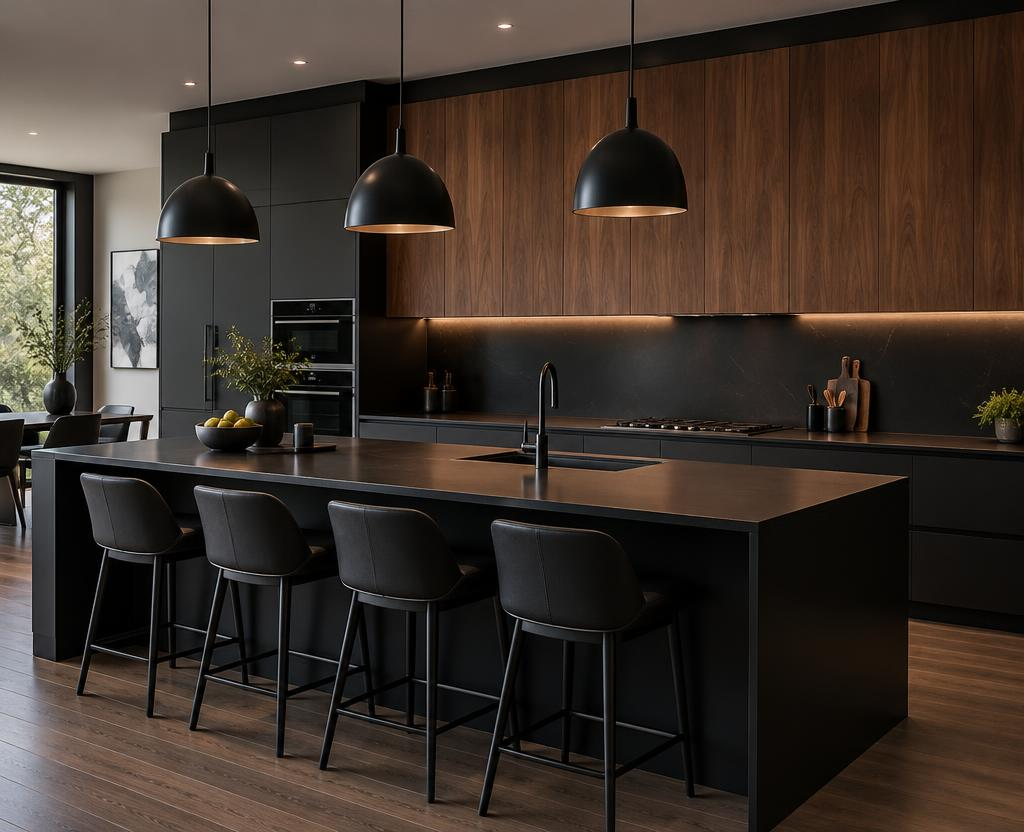
#> input picture src/assets/black-kitchen.jpg, 1024 x 832 px
$ python hero-board-edit.py ../src/assets/black-kitchen.jpg ../src/assets/contact-samples.jpg ../src/assets/contact-samples.jpg
#> lines starting #> are read from the running program, lines starting #| are printed output that depends on the picture
# Source: the original hero photo, IMG.homeHero in src/lib/site-data.ts (1670 x 942 PNG).
# Writes public/images/home-hero.webp: python scripts/hero-board-edit.py ORIGINAL.png public/images/home-hero.webp PREVIEW.png
# Needs numpy, pillow and opencv-python.
"""Lower the Washed Oakwood board's top edge in the home hero photo to Classic Walnut's line.
usage: python edit_hero.py SRC OUT.webp PREVIEW.png"""
import sys, numpy as np, cv2
from PIL import Image
src, out, preview = sys.argv[1], sys.argv[2], sys.argv[3]
a = np.asarray(Image.open(src).convert("RGB")).astype(np.float32)
H, W, _ = a.shape
#> H = 832; W = 1024
L = a.mean(-1)
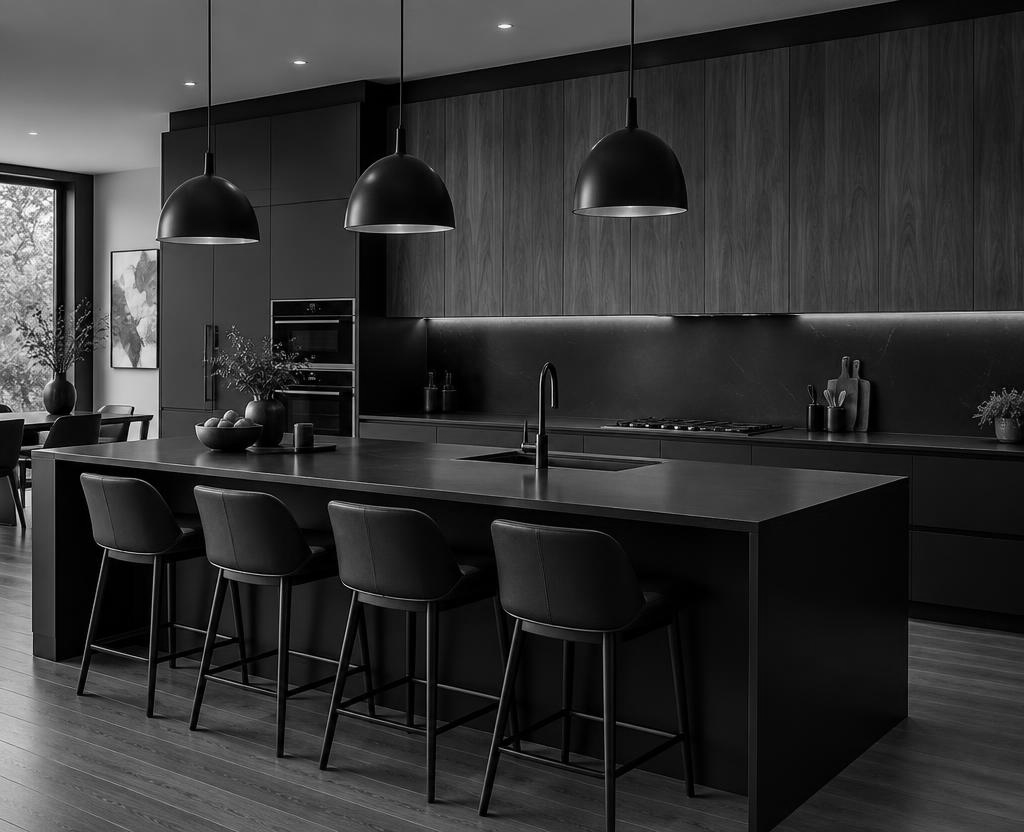
#> L: shape (832, 1024) float32; min 0, max 255, mean 51.3
X0, X1 = 192, 423                      # board's first and last columns
PAD_L, PAD_R = 10, 3                   # the board's dark edge lines and soft shadow just outside it
def board_top(x):
#> called with x = 192
    col = L[:, x]
#> col = 832 values, max 248 at index 84, min 0 at index 514, mean 57.53
    for y in range(150, 400):
        if col[y] > 170 and col[y+3] > 170 and col[y+6] > 170: return y
#> (the run stopped early here; a loop or call above may not have finished)

$ run again, on src/assets/sage-kitchen.jpg
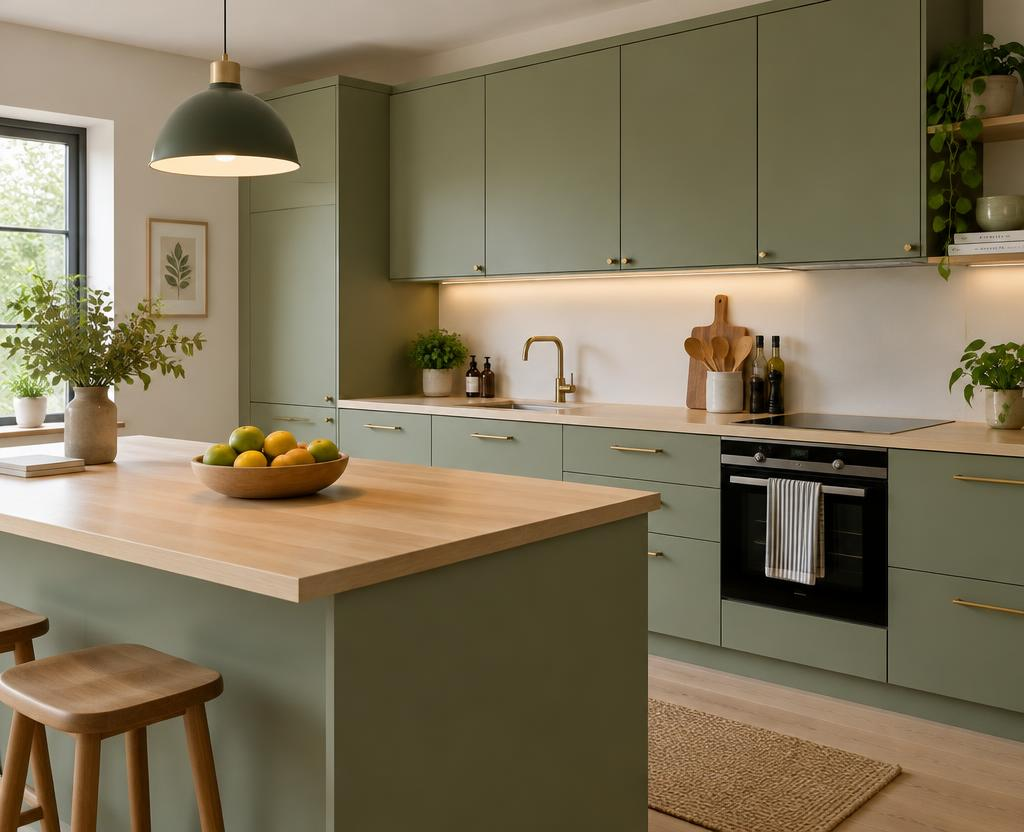
#> input picture src/assets/sage-kitchen.jpg, 1024 x 832 px
#> `L = a.mean(-1)`:
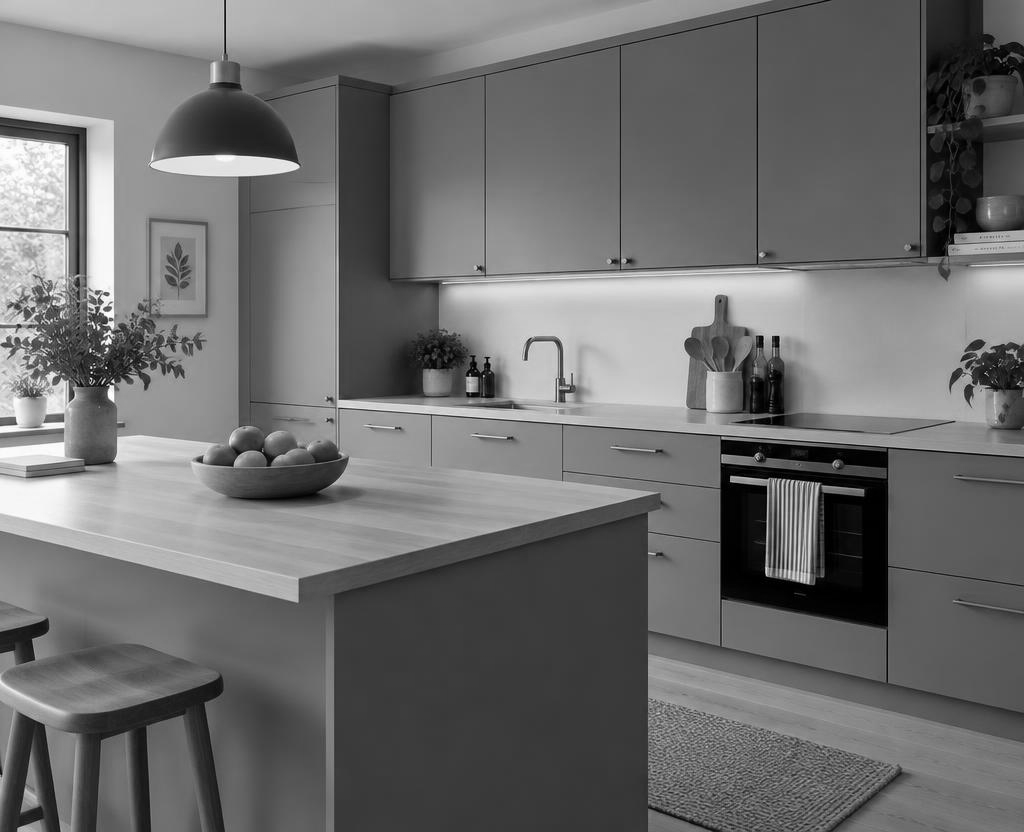
#> L: shape (832, 1024) float32; min 0, max 255, mean 110.4
#> col = 832 values, max 233.3 at index 157, min 22 at index 695, mean 128.7
